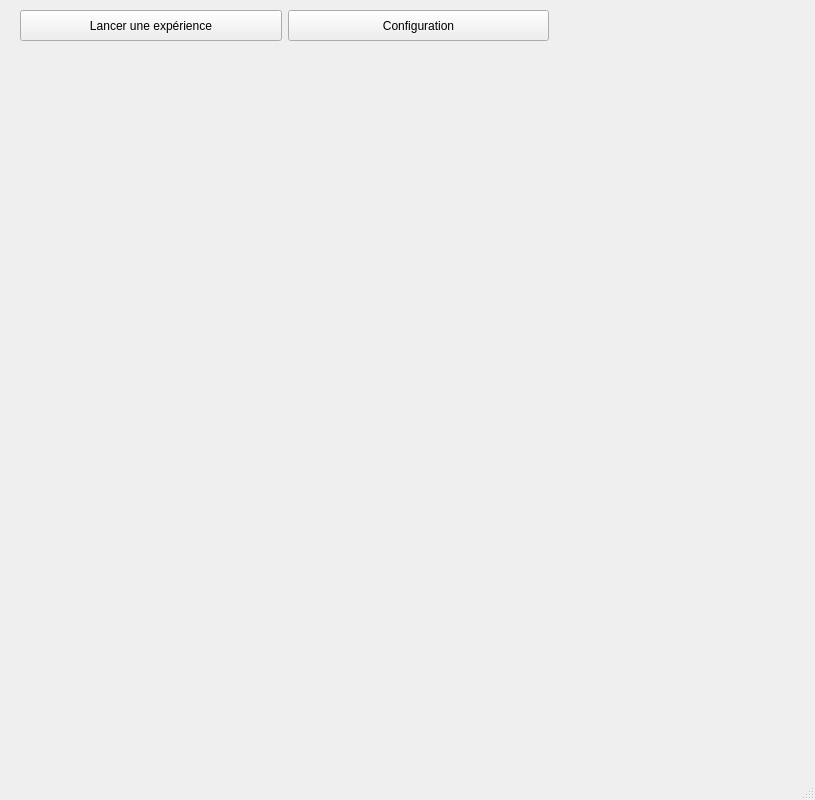
<?xml version="1.0" encoding="UTF-8"?>
<ui version="4.0">
 <class>MainWindow</class>
 <widget class="QMainWindow" name="MainWindow">
  <property name="geometry">
   <rect>
    <x>0</x>
    <y>0</y>
    <width>815</width>
    <height>800</height>
   </rect>
  </property>
  <property name="windowTitle">
   <string>MainWindow</string>
  </property>
  <widget class="QWidget" name="centralwidget">
   <widget class="QWidget" name="verticalLayoutWidget">
    <property name="geometry">
     <rect>
      <x>20</x>
      <y>50</y>
      <width>791</width>
      <height>191</height>
     </rect>
    </property>
    <layout class="QVBoxLayout" name="soundWidgetLayout">
     <property name="sizeConstraint">
      <enum>QLayout::SetMinimumSize</enum>
     </property>
    </layout>
   </widget>
   <widget class="QWidget" name="horizontalLayoutWidget">
    <property name="geometry">
     <rect>
      <x>20</x>
      <y>10</y>
      <width>791</width>
      <height>31</height>
     </rect>
    </property>
    <layout class="QHBoxLayout" name="horizontalLayout">
     <item>
      <widget class="QPushButton" name="launchExperimentationButton">
       <property name="sizePolicy">
        <sizepolicy hsizetype="Expanding" vsizetype="Expanding">
         <horstretch>0</horstretch>
         <verstretch>0</verstretch>
        </sizepolicy>
       </property>
       <property name="text">
        <string>Lancer une expérience</string>
       </property>
      </widget>
     </item>
     <item>
      <widget class="QPushButton" name="configurationButton">
       <property name="sizePolicy">
        <sizepolicy hsizetype="Expanding" vsizetype="Expanding">
         <horstretch>0</horstretch>
         <verstretch>0</verstretch>
        </sizepolicy>
       </property>
       <property name="text">
        <string>Configuration</string>
       </property>
      </widget>
     </item>
     <item>
      <spacer name="horizontalSpacer">
       <property name="orientation">
        <enum>Qt::Horizontal</enum>
       </property>
       <property name="sizeHint" stdset="0">
        <size>
         <width>40</width>
         <height>20</height>
        </size>
       </property>
      </spacer>
     </item>
    </layout>
   </widget>
   <widget class="QWidget" name="verticalLayoutWidget_2">
    <property name="geometry">
     <rect>
      <x>20</x>
      <y>260</y>
      <width>791</width>
      <height>501</height>
     </rect>
    </property>
    <layout class="QVBoxLayout" name="verticalLayout"/>
   </widget>
  </widget>
  <widget class="QMenuBar" name="menubar">
   <property name="geometry">
    <rect>
     <x>0</x>
     <y>0</y>
     <width>815</width>
     <height>22</height>
    </rect>
   </property>
  </widget>
  <widget class="QStatusBar" name="statusbar"/>
 </widget>
 <resources/>
 <connections>
  <connection>
   <sender>launchExperimentationButton</sender>
   <signal>clicked()</signal>
   <receiver>MainWindow</receiver>
   <slot>launchExperiment()</slot>
   <hints>
    <hint type="sourcelabel">
     <x>95</x>
     <y>53</y>
    </hint>
    <hint type="destinationlabel">
     <x>399</x>
     <y>299</y>
    </hint>
   </hints>
  </connection>
 </connections>
 <slots>
  <slot>launchExperiment()</slot>
  <slot>device_changed()</slot>
  <slot>toggleMode()</slot>
  <slot>updateConfiguration()</slot>
 </slots>
</ui>
